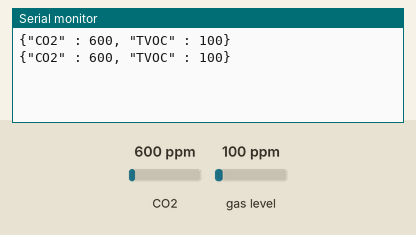
This sketch was run on a simulated Arduino Uno, built with avr-gcc and run on an emulated ATmega328P. Shown: the last lines printed to the serial monitor. The inputs (shaded band) are chosen by the test bench; at power-on: CO2 600 ppm, gas level 100 ppm.

Above: at 1.8 s.
1.9 s: CO2 set to 452 ppm
At 2.8 s:
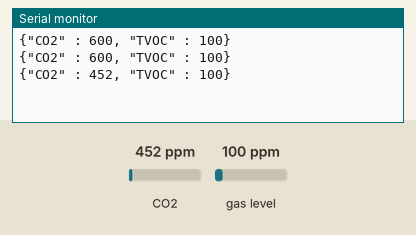
3.4 s: gas level set to 20 ppm
At 4.7 s:
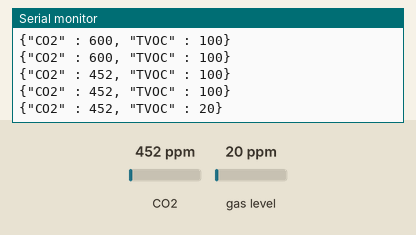
4.9 s: CO2 set to 1050 ppm
At 5.5 s:
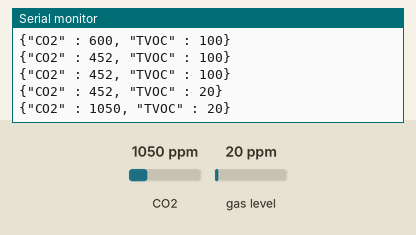
Timing chart, 0 to 7.9 s (numbered marks = the images above; inputs shaded):
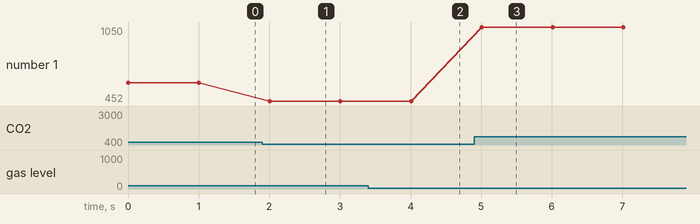

The sketch:

ccs811.ino
```cpp
/* -*- mode: c -*- */
#include "Adafruit_CCS811.h"

#define unsigned int boolean
#define TRUE 1
#define FALSE 0

Adafruit_CCS811 ccs;

void
setup() {
  Serial.begin(9600);

  while (!ccs.begin())
    {
      Serial.println("Failed to start sensor! Please check your wiring.");
      delay(1000);
    }

  while(!ccs.available())
    {
      Serial.println("Waiting for sensor to be available");
      delay(1000);
    }
}

static boolean
wait_for_data()
{
  if (ccs.available())
    return TRUE;

  delay(1000);
  if (ccs.available())
    return TRUE;

  Serial.println("CCS unavailable");
  return FALSE;
};

void
loop() {
  if (!wait_for_data())
    {
      delay(1000);
      return;
    }

  if(!ccs.readData())
    {
      static char result[100];
      snprintf(result, sizeof(result), "{\"CO2\" : %hu, \"TVOC\" : %hu}", ccs.geteCO2(), ccs.getTVOC());
      Serial.println(result);
    }
  else
    {
      Serial.println("Error while reading data");
    }

  delay(1000);
}
```

Measured:
- after the input at 1.9 s, the serial monitor: prints a new line after 0.10 s (image 1)
- after the input at 3.4 s, the serial monitor: prints a new line after 0.61 s (image 2)
- after the input at 4.9 s, the serial monitor: prints a new line after 0.11 s (image 3)
- plotted number 1: 600 → 452 after the input at 1.9 s, 452 → 1050 after the input at 4.9 s
